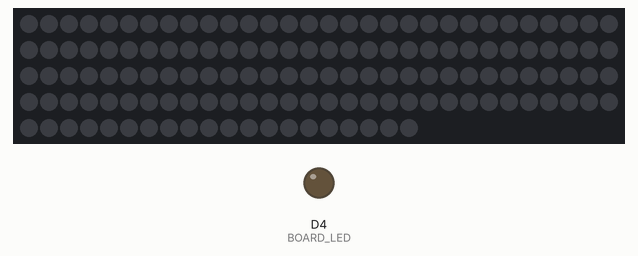
Simulated run of this sketch. Board: ESP8266 (NodeMCU). Parts: 140 RGB LEDs in strip order, left to right, continuing on the next row, output pins drawn as LEDs (lit = HIGH). WiFi joins after 1.5 s; servers stay silent unless stated; what the sketch prints to the serial monitor is not drawn.

Above: at 0.1 s.
At 1.7 s:
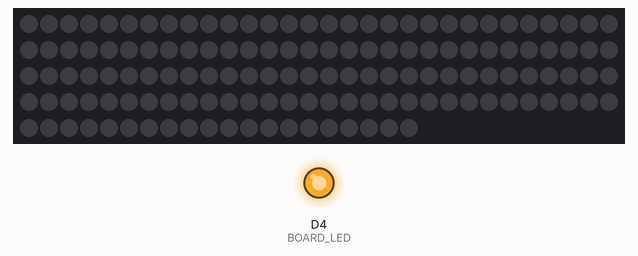
Timing chart, 0 to 3.2 s (numbered marks = the images above):
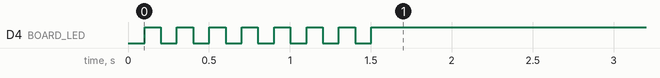

The sketch:

esp8266_wifi_ws28_upto1000_udp.ino
```cpp
#include <ESP8266WiFi.h>
#include <WiFiUdp.h>
#include <FastLED.h>

#define LED_PIN D1  // Changed to D1 (GPIO5) - safe pin for WS2812B
#define NUM_LEDS 140  // Total number of LEDs in the strip
#define LED_TYPE WS2812B
#define COLOR_ORDER GRB
#define BOARD_LED D4  // Built-in LED pin

CRGB leds[NUM_LEDS];
uint8_t Data[NUM_LEDS * 3];
unsigned long lastDataTime = 0;  // To track last data reception time
const unsigned long ledOffDelay = 2000; // 10 seconds timeout to turn off LEDs

const char* ssid = "."; // Replace with your network SSID
const char* password = "12345678an";           // Replace with your network password
const IPAddress staticIP(192, 168, 43, 177);   // Static IP for the ESP8266 <<<<<<<<<<<<<<<<<<<<<<<<<<<<<<<<<<<<<<<,
const IPAddress gateway(192, 168, 43, 1);      // Default gateway
const IPAddress subnet(255, 255, 255, 0);      // Subnet mask

unsigned int localPort = 8266;  // Local port to listen for UDP packets
WiFiUDP udp;
void setup() {
  Serial.begin(115200);
  pinMode(BOARD_LED, OUTPUT);

  WiFi.config(staticIP, gateway, subnet);
  WiFi.begin(ssid, password);

  Serial.println(".");
  Serial.println("connecting...");

  while (WiFi.status() != WL_CONNECTED ) {
    digitalWrite(BOARD_LED, LOW);  // LED ON
    delay(100);
    digitalWrite(BOARD_LED, HIGH); // LED OFF
    delay(100);
    Serial.print(".");
  }
  Serial.println("connected ...");

  if (WiFi.status() == WL_CONNECTED) {
    Serial.println("\nWiFi connected");
    Serial.print("ESP IP Address: ");
    Serial.println(WiFi.localIP());
    digitalWrite(BOARD_LED, HIGH);  // Turn off the board LED after connection

    // Start UDP only if WiFi is connected
    udp.begin(localPort);
    Serial.printf("Listening for UDP packets on port %d\n", localPort);
  } else {
    Serial.println("\nWiFi connection failed! Running in offline mode.");
  }

  FastLED.addLeds<LED_TYPE, LED_PIN, COLOR_ORDER>(leds, NUM_LEDS).setCorrection(TypicalLEDStrip);
  FastLED.setBrightness(255);

  fill_solid(leds, NUM_LEDS, CRGB::Black);
  FastLED.show();


}

void loop() {
  int packetSize = udp.parsePacket();
  if (packetSize) {
    lastDataTime = millis(); // Reset timeout timer

    byte startByte = udp.read();
    int pixles_count = ((packetSize - 1)/ 3); // Subtract 1 for the start byte
    int chunk_count = 140/pixles_count;
    // Check for sync byte (0xAA)
    if (startByte == 0xAA) {
      udp.read(Data, NUM_LEDS * 3);  // Read RGB data


      // Process RGB data if no special sequence is found
      for (int i = 0; i < NUM_LEDS; i++) {
        byte r = Data[(int(i/chunk_count))*3 + 0];
        byte g = Data[(int(i/chunk_count))*3 + 1];
        byte b = Data[(int(i/chunk_count))*3 + 2];
        leds[i] = CRGB(r, g, b);  // Set color for LED
      }

      FastLED.show();
    }
    // else if (startByte == 0xFF) {
    //   // check for 20 byte special byte
    //   udp.read(Data, 20);  // Read 20 bytes of data
  //    }


  }

  // If no data is received for 2 seconds, turn off the LEDs
  if (millis() - lastDataTime > ledOffDelay) {
    lastDataTime = millis(); // Reset timeout timer
    fill_solid(leds, NUM_LEDS, CRGB::Black);
    FastLED.show();
  }
}
```
